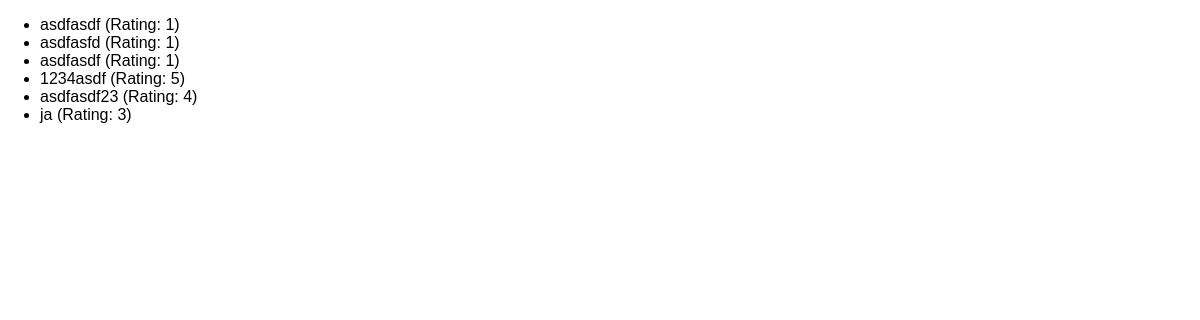
Page /reviews on the earlier database version.
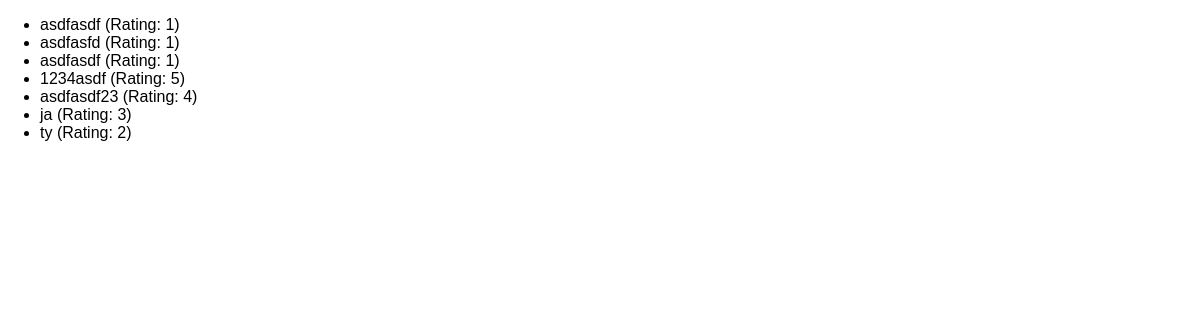
Same page on the later database version.
### reviews/models.py (models this page shows)
class Review(models.Model):
    user_name = models.CharField(max_length=100)
    review_text = models.TextField()
    rating = models.IntegerField()

### reviews/views.py (the view)
# urls.py: path("reviews", views.ReviewsListView.as_view()),
class ReviewsListView(ListView):
    template_name = "reviews/review_list.html"
    model = Review
    context_object_name = "reviews"

### reviews/templates/reviews/review_list.html (shortened to what this page needs)
{% extends "reviews/base.html" %}
{% block content %}
  <ul>
    {% for review in reviews %}
      <li>
        {{ review.user_name }} (Rating: {{ review.rating }})
      </li>
    {% endfor %}
  </ul>
{% endblock %}

### reviews/templates/reviews/base.html (shortened to what this page needs)
{% load static %}
<!DOCTYPE html>
<html lang="en">
  <head>
    <link href="{% static "reviews/styles.css" %}" rel="stylesheet" />
  </head>
  <body>
    {% block content %}
    {% endblock content %}
  </body>
</html>

### reviews/static/reviews/styles.css (style rules this page uses)
:root { --very-dark-purple: #1f0050; --dark-purple: #320777; --very-light-purple: #f4eeff; --error-dark-red: #680000; --error-light-red: #fde3e3; }
body { font-family: sans-serif; margin: 0; }

Differences in the rows shown:
added Review: user_name "ty", rating "2"
